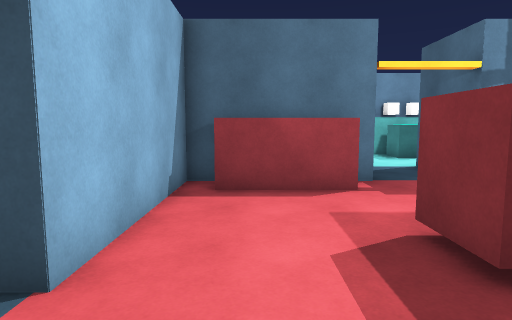
view 1 (above)

17 first-person views from a walk through a scene from a Unity 3-D project. The camera is 1.5 m above the floor, tilts 6° down and sees 75° across. Doors are open. The floor is counted in squares, 1 m on a side. Each view is taken from the middle of a square. On the plan, view 1 faces up. The plan holds only what a view shows up to about 15 squares ahead; the rest is blank. The player character is not drawn. Surface patterns are stand-ins for the level's own textures.

view 2
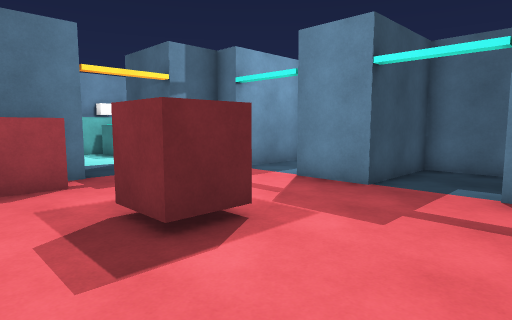

view 3
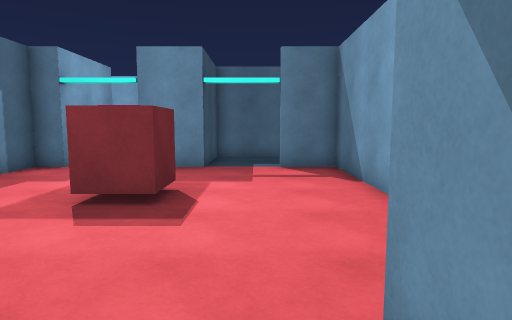

view 4
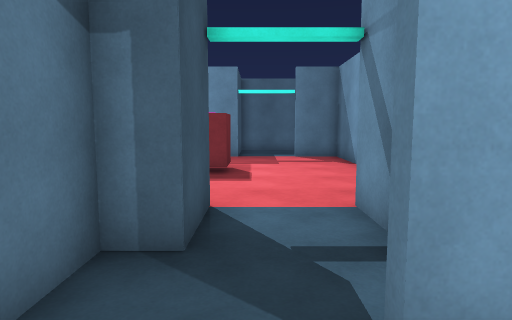

view 5
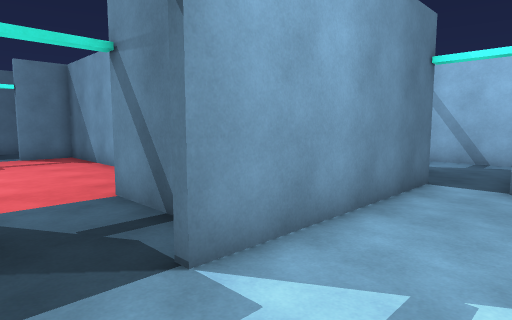

view 6
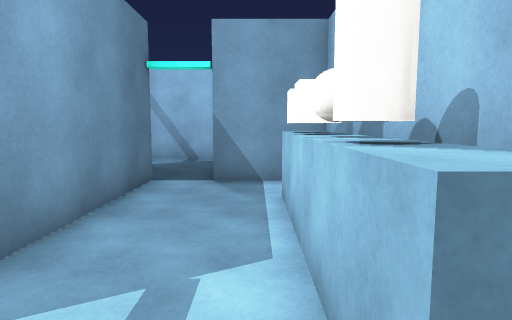

view 7
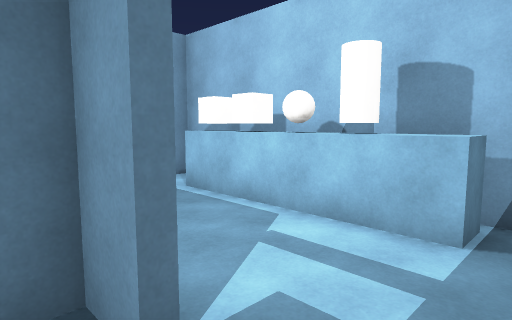

view 8
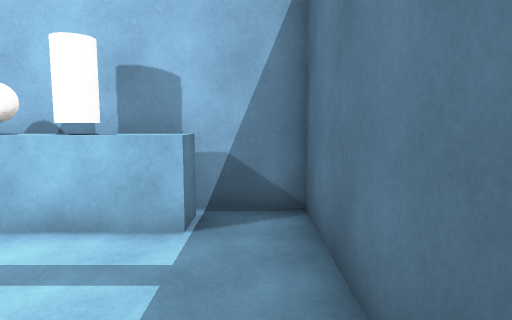

view 9
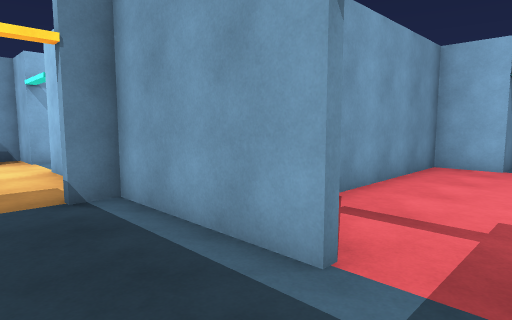

view 10
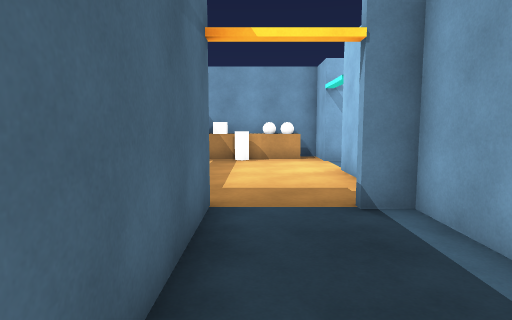

view 11
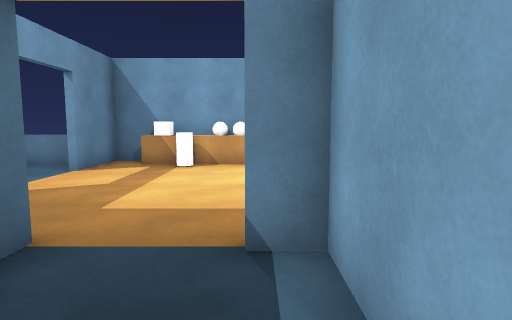

view 12
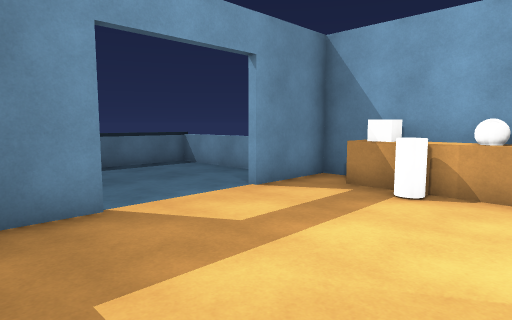

view 13
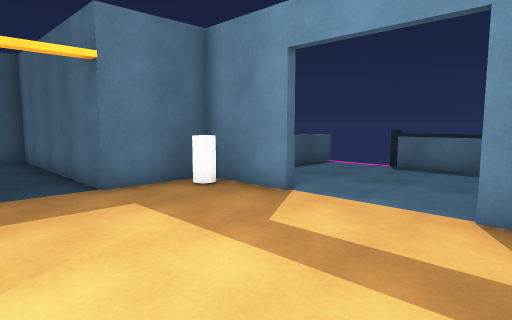

view 14
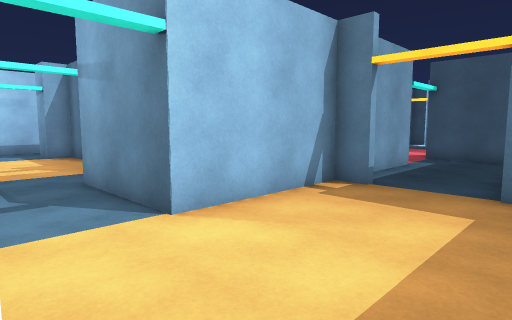

view 15
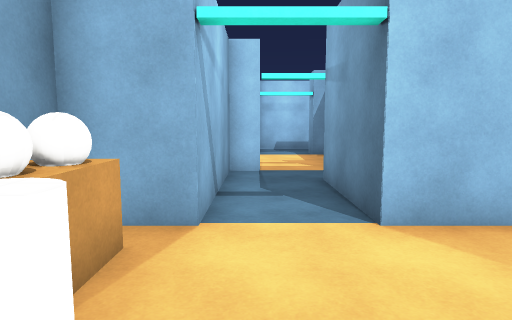

view 16
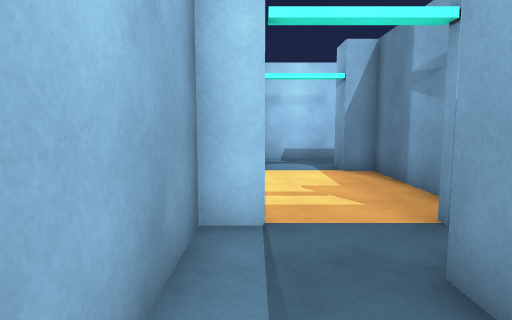

view 17
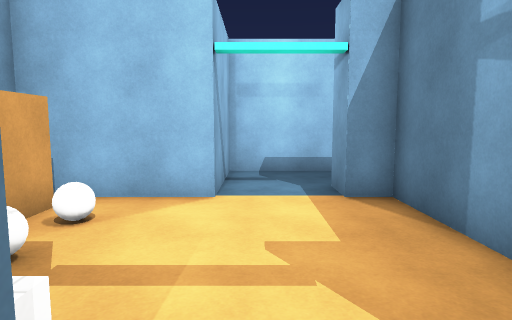

### Floor plan
Points are (right, up) in squares from view 1. A wall is a line through its corners. A room is listed if a view was taken in it or the views show most of it. See-through windows are left out.
Room 1 (views 1, 2)
walls: (2.4, 7.6) (-1, 7.6); (7.9, 2.9) (7.9, 5.2); (-1.9, 0.1) (-1.9, -1.9) (7.9, -1.9) (7.9, 0.1); (3.2, 8.9) (-1.9, 8.9) (-1.9, 2.9); (7.9, 7.9) (7.9, 8.9) (6.1, 8.9)
ways out: open door at (-2, 1.5) to room 2; open door at (8, 1.5) to room 4; open door at (4.5, 9); open door at (8, 6.5)
objects: other object (2, 3) to (4, 4)
Room 2 (views 3, 7, 8)
walls: (-5.9, 1.1) (-5.9, 0.1) (-1.9, 0.1); (-1.9, 2.9) (-4.1, 2.9) (-4.1, 3.9) (-6, 3.9)
ways out: open door at (-2, 1.5) to room 1; open door at (-6, 2.5) to room 3
Room 3 (views 4, 5, 6)
walls: (-9.6, -3.4) (-9.6, -4); (-10.5, 2) (-9.6, 2) (-9.6, 0.5); (-6, 3.9) (-10.9, 3.9) (-10.9, -5.9) (-7.8, -5.9); (-6.1, -6.2) (-6.1, 1.1)
ways out: open door at (-6, 2.5) to room 2; open door at (-7, -6) to room 7
objects: other object (-10, -3); other object (-10, -2); other object (-10, -1); other object (-10, 0)
Room 4 (views 9, 10, 11)
walls: (8.1, 0.1) (8.1, -4.9) (9.1, -4.9); (11.9, -5.1) (11.9, 2.9) (7.9, 2.9)
ways out: open door at (8, 1.5) to room 1; open door at (10.5, -5) to room 5
Room 5 (views 12, 13, 14, 15)
walls: (15.2, -8.1) (14.9, -8.1) (14.9, -5.1) (11.9, -5.1); (16.1, -13.8) (21.1, -13.8) (21.1, -8.5); (9, -13.6) (9.6, -13.6); (8.1, -12.9) (8.1, -14.9) (14.9, -14.9) (14.9, -11.9) (15.2, -11.9); (9.1, -5.1) (8.1, -5.1) (8.1, -10.1); (21.4, -5.1) (18.9, -5.1)
ways out: open door at (10.5, -5) to room 4; open door at (8, -11.5) to room 6
objects: other object (10, -14); other object (11, -14); other object (11, -13) to (12, -13); other object (12, -14) to (13, -14); other object (14, -6); other object (21, -8)
Room 6 (views 16, 17)
walls: (2.1, -11.8) (2.1, -12.9) (8.1, -12.9); (8.1, -10.1) (3.8, -10.1)
ways out: open door at (8, -11.5) to room 5; open door at (2, -10.5)
Room 7 (no view inside)
walls: (-7.9, -8.4) (-7.9, -11.9) (-3.9, -11.9); (-3.9, -9.1) (-5.2, -9.1)
ways out: open door at (-7, -6) to room 3; open door at (-4, -10.5)

Where each view was taken, in squares from view 1:
view 1: 0 up, 0 right, facing up
view 2: 1 down, 0 right, facing up-right
view 3: 1 up, 4 left, facing right
view 4: 2 up, 8 left, facing right
view 5: 3 up, 9 left, facing down-right
view 6: 3 up, 9 left, facing down
view 7: 3 up, 5 left, facing down-left
view 8: 3 up, 5 left, facing left
view 9: 2 up, 11 right, facing down-left
view 10: 1 up, 11 right, facing down
view 11: 1 down, 9 right, facing down
view 12: 6 down, 9 right, facing down-right
view 13: 13 down, 9 right, facing up-right
view 14: 13 down, 13 right, facing up-left
view 15: 12 down, 13 right, facing left
view 16: 12 down, 7 right, facing left
view 17: 11 down, 3 right, facing left
